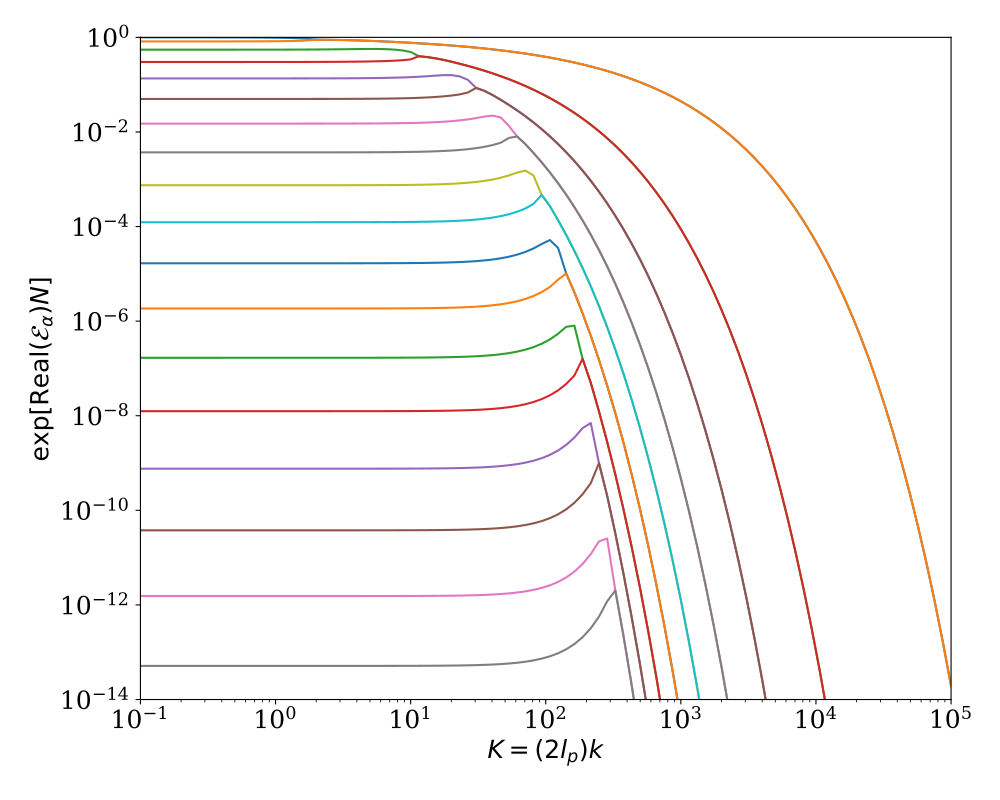

The script that drew this image:
import matplotlib.pyplot as plt
import numpy as np
from wlcstat.wlcgreen import *

length_kuhn = 0.1
alpha_max = 25
num_k = 100
k_val_0 = 1e-1
k_val_f = 1e5
k_val = np.logspace(np.log10(k_val_0), np.log10(k_val_f), num_k)
mu=0
dimensions = 3
num_poles = min(18, alpha_max + 1 - mu)
poles = np.zeros((num_k, num_poles), dtype=type(1 + 1j))
for i_k_val in range(num_k):
    poles_k_val, resi_k_val = eval_poles_and_residues(k_val[i_k_val],mu,dimensions)
    for i_pole in range(num_poles):
        poles[i_k_val, i_pole] = poles_k_val[i_pole]

plt.figure(figsize=(10,8))
font = {'family' : 'serif',
    'weight':'normal',
    'size': 18}
plt.rc('font', **font)

for i_pole in range(num_poles):
    plt.loglog(k_val, np.exp(np.real(poles[:, i_pole]) * length_kuhn))

plt.ylim((10 ** -14, 1))
plt.xlim((10 ** -1, 10 ** 5))
plt.xlabel(r'$K = (2l_{p}) k$')
plt.ylabel(r'$\exp \left[ \mathrm{Real} (\mathcal{E}_{\alpha}) N \right]$')
plt.tight_layout()
plt.show()
